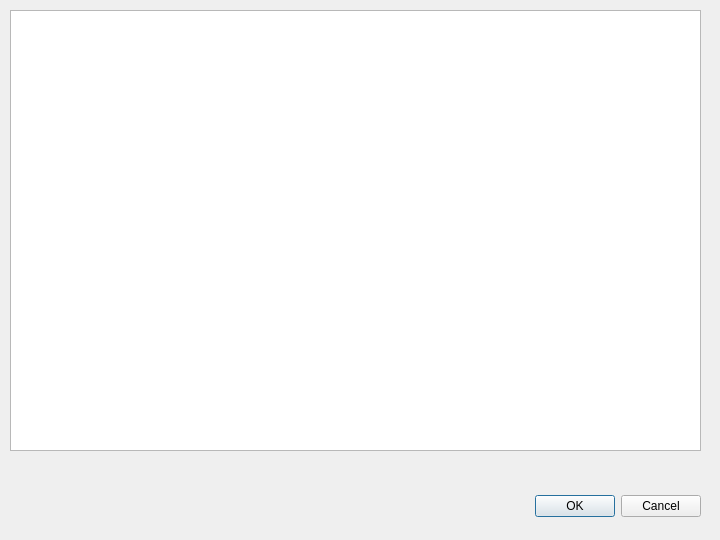
<?xml version="1.0" encoding="UTF-8"?>
<ui version="4.0">
 <class>DTablaBolas</class>
 <widget class="QDialog" name="DTablaBolas">
  <property name="geometry">
   <rect>
    <x>0</x>
    <y>0</y>
    <width>720</width>
    <height>540</height>
   </rect>
  </property>
  <property name="windowTitle">
   <string>Dialog</string>
  </property>
  <widget class="QDialogButtonBox" name="buttonBox">
   <property name="geometry">
    <rect>
     <x>360</x>
     <y>490</y>
     <width>341</width>
     <height>32</height>
    </rect>
   </property>
   <property name="orientation">
    <enum>Qt::Horizontal</enum>
   </property>
   <property name="standardButtons">
    <set>QDialogButtonBox::Cancel|QDialogButtonBox::Ok</set>
   </property>
  </widget>
  <widget class="QTableView" name="vistaBolas">
   <property name="geometry">
    <rect>
     <x>10</x>
     <y>10</y>
     <width>691</width>
     <height>441</height>
    </rect>
   </property>
  </widget>
 </widget>
 <resources/>
 <connections>
  <connection>
   <sender>buttonBox</sender>
   <signal>accepted()</signal>
   <receiver>DTablaBolas</receiver>
   <slot>accept()</slot>
   <hints>
    <hint type="sourcelabel">
     <x>248</x>
     <y>254</y>
    </hint>
    <hint type="destinationlabel">
     <x>157</x>
     <y>274</y>
    </hint>
   </hints>
  </connection>
  <connection>
   <sender>buttonBox</sender>
   <signal>rejected()</signal>
   <receiver>DTablaBolas</receiver>
   <slot>reject()</slot>
   <hints>
    <hint type="sourcelabel">
     <x>316</x>
     <y>260</y>
    </hint>
    <hint type="destinationlabel">
     <x>286</x>
     <y>274</y>
    </hint>
   </hints>
  </connection>
 </connections>
</ui>
